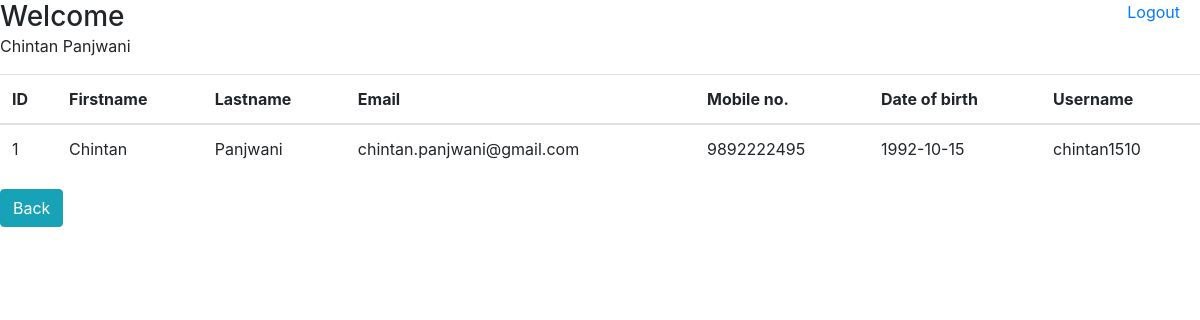
The page /user_details.php?user=chintan1510 (signed in) on the database its author committed.
### tables this page shows
CREATE TABLE `register_user` (
  `id` int(11) NOT NULL AUTO_INCREMENT,
  `fname` varchar(100) DEFAULT NULL,
  `lname` varchar(100) DEFAULT NULL,
  `email` varchar(30) NOT NULL DEFAULT '',
  `mob` varchar(15) NOT NULL DEFAULT '',
  `dob` date DEFAULT NULL,
  `photo` varchar(30) DEFAULT NULL,
  `uname` varchar(20) DEFAULT NULL,
  `pwd` varchar(50) DEFAULT NULL,
  `status` char(1) DEFAULT NULL,
  PRIMARY KEY (`id`,`email`,`mob`),
  UNIQUE KEY `email` (`email`),
  UNIQUE KEY `email_2` (`email`),
  UNIQUE KEY `mob` (`mob`),
  UNIQUE KEY `uname` (`uname`)
);

### user_details.php (the view, shortened to what this page needs)
<?php include './config_mysqli.php' ?>
<!DOCTYPE html>
<html>
<head>
	<link rel="stylesheet" type="text/css" href="https://maxcdn.bootstrapcdn.com/bootstrap/4.0.0-beta.3/css/bootstrap.min.css">
</head>
<body>
<?php
if(isset($_SESSION['uname']))
{
echo "<h3 style='display:inline;'>Welcome</h3>";
echo "<a style='float:right;margin-right:20px;' href='logout.php' >Logout</a>&nbsp;&nbsp;&nbsp;&nbsp;";
echo "<p>".$_SESSION['fname']." ".$_SESSION['lname']."</p>";
if (isset($_GET['user'])) {
	$uname = $_GET['user'];
}
$query = "SELECT * FROM register_user where uname='{$uname}'";
$result = mysqli_query($conn,$query);
if(mysqli_num_rows($result)>0)
{
	?>
	<table class="table">
    <thead>
      <tr>
      	<th>ID</th>
        <th>Firstname</th>
        <th>Lastname</th>
        <th>Email</th>
        <th>Mobile no.</th>
        <th>Date of birth</th>
        <th>Username</th>
      </tr>
    </thead>
    <tbody>
    	<?php
	while($row = mysqli_fetch_assoc($result))
	{
		echo '<tr>';
		$id = $row['id'];
		$fname = $row['fname'];
		$lname = $row['lname'];
		$email = $row['email'];
		$mob = $row['mob'];
		$dob = $row['dob'];
		$uname = $row['uname'];
		echo "<td>$id</td>";
		echo "<td>$fname</td>";
		echo "<td>$lname</td>";
		echo "<td>$email</td>";
		echo "<td>$mob</td>";
		echo "<td>$dob</td>";
		echo "<td>$uname</td>";
		echo "</tr>";
		echo "</tbody>";
		echo "</table>";
	}
}
echo "<a class='btn btn-info' href='index2.php'>Back</a>";
}
else
{
	header('Location:register.php');
}
?>
</body>
</html>

### rows shown on the page
register_user: id "1", fname "Chintan", lname "Panjwani", email "chintan.panjwani@gmail.com", mob "9892222495", dob "1992-10-15", uname "chintan1510"

### other values the page prints
$_SESSION['fname'] "Chintan"
$_SESSION['lname'] "Panjwani"
